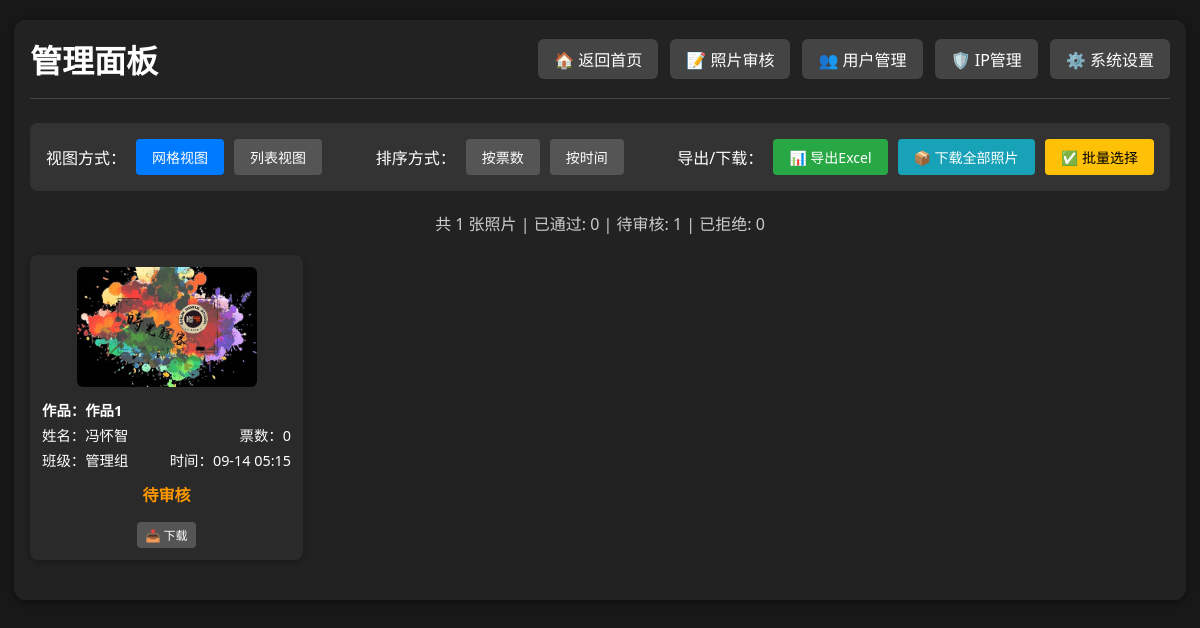
Page /admin (signed in) on the earlier database version.
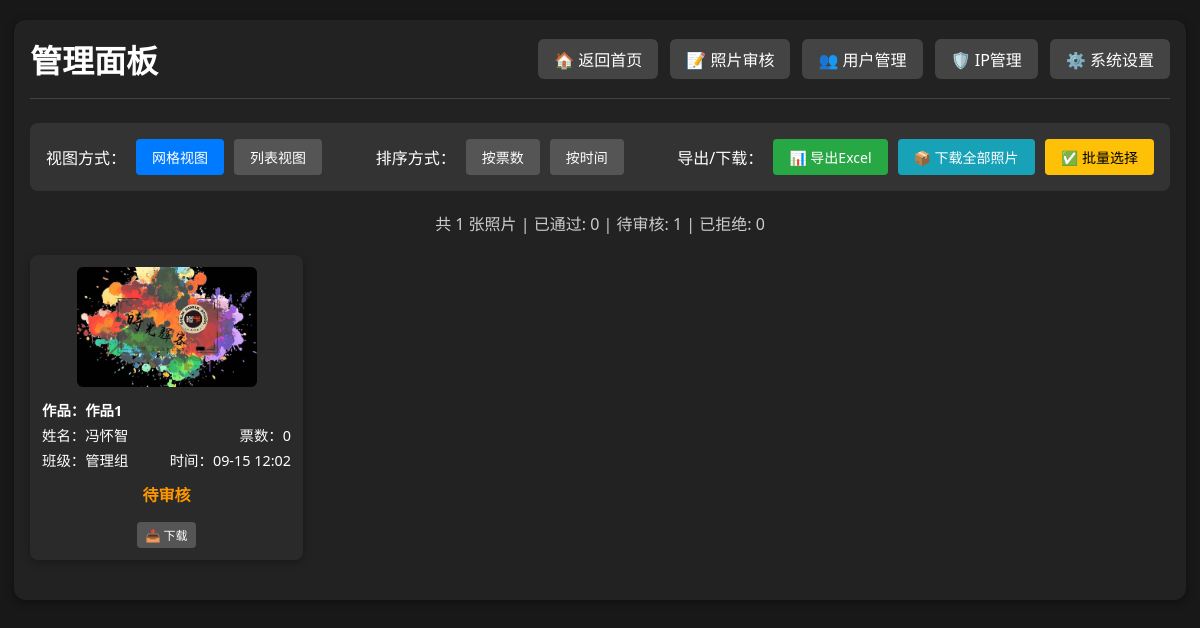
Same page on the later database version.
### src/app.py (models this page shows)
class Photo(db.Model):
    id = db.Column(db.Integer, primary_key=True)
    url = db.Column(db.String(128))
    thumb_url = db.Column(db.String(128))
    title = db.Column(db.String(100), nullable=True)  # 作品名称
    class_name = db.Column(db.String(32))
    student_name = db.Column(db.String(32))
    vote_count = db.Column(db.Integer, default=0)
    user_id = db.Column(db.Integer, db.ForeignKey('user.id'), nullable=False)
    status = db.Column(db.Integer, default=0)  # 0=待审核, 1=已通过, 2=已拒绝
    created_at = db.Column(db.DateTime, default=db.func.current_timestamp())
    votes = db.relationship('Vote', backref='photo', lazy=True)

### src/app.py (the view)
@app.route('/admin')
@admin_required
def admin():
    all_photos = Photo.query.order_by(Photo.vote_count.desc()).all()
    settings = get_settings()
    return render_template('admin.html', all_photos=all_photos, settings=settings)

### src/app.py (called while the page is built)
def admin_required(f):
    @wraps(f)
    def decorated_function(*args, **kwargs):
        if 'user_id' not in session:
            return redirect(url_for('login'))
        user = User.query.get(session['user_id'])
        if not user or not user.is_active:
            session.clear()  # 清除session
            flash('账户已被禁用，请联系管理员')
            return redirect(url_for('login'))
        elif user.role < 2:
            flash('需要管理员权限')
            return redirect(url_for('index'))
        return f(*args, **kwargs)
    return decorated_function

def get_settings():
    settings = Settings.query.first()
    if not settings:
        settings = Settings()
        db.session.add(settings)
        db.session.commit()
    return settings

### templates/admin.html (shortened to what this page needs)
<!DOCTYPE html>
<html lang="zh-cn">
<head>
</head>
<body>
    <div class="container">
        <div class="header">
            <h1 class="title">管理面板</h1>
            <div class="nav-links">
                <a href="{{ url_for('index') }}" class="nav-btn">🏠 返回首页</a>
                <a href="{{ url_for('admin_review') }}" class="nav-btn">📝 照片审核</a>
                <a href="{{ url_for('manage_users') }}" class="nav-btn">👥 用户管理</a>
                <a href="{{ url_for('ip_management') }}" class="nav-btn">🛡️ IP管理</a>
                <a href="{{ url_for('settings') }}" class="nav-btn">⚙️ 系统设置</a>
            </div>
        </div>
        <div class="controls">
            <div class="view-controls">
                <span>视图方式：</span>
                <button class="btn active" onclick="switchView('grid')">网格视图</button>
                <button class="btn" onclick="switchView('list')">列表视图</button>
            </div>
            <div class="sort-controls">
                <span>排序方式：</span>
                <button class="btn active" onclick="sortPhotos('votes')">按票数</button>
                <button class="btn" onclick="sortPhotos('time')">按时间</button>
            </div>
            <div class="export-controls">
                <span>导出/下载：</span>
                <a href="{{ url_for('export_excel') }}" class="btn btn-success">📊 导出Excel</a>
                <a href="{{ url_for('download_all_photos') }}" class="btn btn-info">📦 下载全部照片</a>
                <button class="btn btn-warning" onclick="toggleBatchMode()">✅ 批量选择</button>
            </div>
        </div>
        <div class="stats">
            共 {{ all_photos|length }} 张照片 |
            已通过: {{ all_photos|selectattr("status", "equalto", 1)|list|length }} |
            待审核: {{ all_photos|selectattr("status", "equalto", 0)|list|length }} |
            已拒绝: {{ all_photos|selectattr("status", "equalto", 2)|list|length }}
        </div>
        <div id="grid-view" class="photo-grid">
            {% for photo in all_photos %}
            <div class="photo-item" data-votes="{{ photo.vote_count }}" data-time="{{ photo.created_at.timestamp() if photo.created_at else 0 }}">
                <img src="{{ photo.thumb_url }}" alt="参赛照片" onclick="showModal('{{ photo.url }}')">
                <div class="photo-info">
                    {% if photo.title %}
                    <div class="photo-info-row">
                        <span style="font-weight: bold; color: #fff;">作品：{{ photo.title }}</span>
                    </div>
                    {% endif %}
                    <div class="photo-info-row">
                        <span>姓名：{{ photo.student_name }}</span>
                        <span>票数：{{ photo.vote_count }}</span>
                    </div>
                    <div class="photo-info-row">
                        <span>班级：{{ photo.class_name }}</span>
                        <span>时间：{{ photo.created_at.strftime('%m-%d %H:%M') if photo.created_at else '' }}</span>
                    </div>
                </div>
                <div class="photo-status">
                    {% if photo.status == 0 %}
                        <span class="status-pending">待审核</span>
                    {% elif photo.status == 1 %}
                        <span class="status-approved">已通过</span>
                    {% else %}
                        <span class="status-rejected">已拒绝</span>
                    {% endif %}
                </div>
                <div style="margin-top: 8px;">
                    <a href="{{ url_for('download_photo', photo_id=photo.id) }}" class="btn" style="font-size: 12px; padding: 4px 8px;">📥 下载</a>
                </div>
            </div>
            {% endfor %}
        </div>
    </div>
</body>
</html>

Differences in the rows shown:
changed Photo "作品1": created_at "09-14 05:15" → "09-15 12:02"
